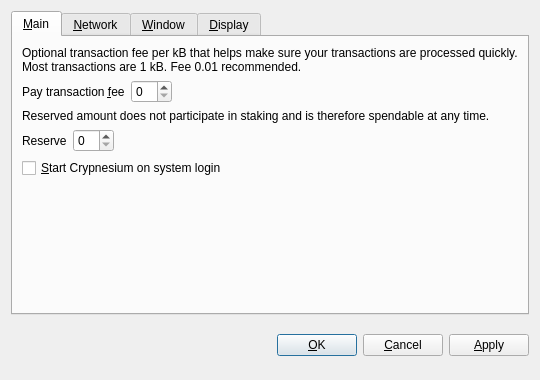
<?xml version="1.0" encoding="UTF-8"?>
<ui version="4.0">
 <class>OptionsDialog</class>
 <widget class="QDialog" name="OptionsDialog">
  <property name="geometry">
   <rect>
    <x>0</x>
    <y>0</y>
    <width>540</width>
    <height>380</height>
   </rect>
  </property>
  <property name="windowTitle">
   <string>Options</string>
  </property>
  <property name="modal">
   <bool>true</bool>
  </property>
  <layout class="QVBoxLayout" name="verticalLayout">
   <item>
    <widget class="QTabWidget" name="tabWidget">
     <property name="tabPosition">
      <enum>QTabWidget::North</enum>
     </property>
     <property name="currentIndex">
      <number>0</number>
     </property>
     <widget class="QWidget" name="tabMain">
      <attribute name="title">
       <string>&amp;Main</string>
      </attribute>
      <layout class="QVBoxLayout" name="verticalLayout_Main">
       <item>
        <widget class="QLabel" name="transactionFeeInfoLabel">
         <property name="text">
          <string>Optional transaction fee per kB that helps make sure your transactions are processed quickly. Most transactions are 1 kB. Fee 0.01 recommended.</string>
         </property>
         <property name="textFormat">
          <enum>Qt::PlainText</enum>
         </property>
         <property name="wordWrap">
          <bool>true</bool>
         </property>
        </widget>
       </item>
       <item>
        <layout class="QHBoxLayout" name="horizontalLayoutFee">
         <item>
          <widget class="QLabel" name="transactionFeeLabel">
           <property name="text">
            <string>Pay transaction &amp;fee</string>
           </property>
           <property name="textFormat">
            <enum>Qt::PlainText</enum>
           </property>
           <property name="buddy">
            <cstring>transactionFee</cstring>
           </property>
          </widget>
         </item>
         <item>
          <widget class="BitcoinAmountField" name="transactionFee"/>
         </item>
         <item>
          <spacer name="horizontalSpacerFee">
           <property name="orientation">
            <enum>Qt::Horizontal</enum>
           </property>
           <property name="sizeHint" stdset="0">
            <size>
             <width>40</width>
             <height>20</height>
            </size>
           </property>
          </spacer>
         </item>
        </layout>
       </item>
       <item>
        <widget class="QLabel" name="reserveBalanceInfoLabel">
         <property name="text">
          <string>Reserved amount does not participate in staking and is therefore spendable at any time.</string>
         </property>
         <property name="textFormat">
          <enum>Qt::PlainText</enum>
         </property>
         <property name="wordWrap">
          <bool>true</bool>
         </property>
        </widget>
       </item>
       <item>
        <layout class="QHBoxLayout" name="horizontalLayoutReserveBalance">
         <item>
          <widget class="QLabel" name="reserveBalanceLabel">
           <property name="text">
            <string>Reserve</string>
           </property>
           <property name="textFormat">
            <enum>Qt::PlainText</enum>
           </property>
           <property name="buddy">
            <cstring>reserveBalance</cstring>
           </property>
          </widget>
         </item>
         <item>
          <widget class="BitcoinAmountField" name="reserveBalance"/>
         </item>
         <item>
          <spacer name="horizontalSpacerReserveBalance">
           <property name="orientation">
            <enum>Qt::Horizontal</enum>
           </property>
           <property name="sizeHint" stdset="0">
            <size>
             <width>40</width>
             <height>20</height>
            </size>
           </property>
          </spacer>
         </item>
        </layout>
       </item>
       <item>
        <widget class="QCheckBox" name="bitcoinAtStartup">
         <property name="toolTip">
          <string>Automatically start Crypnesium after logging in to the system.</string>
         </property>
         <property name="text">
          <string>&amp;Start Crypnesium on system login</string>
         </property>
        </widget>
       </item>
       <item>
        <spacer name="verticalSpacer_Main">
         <property name="orientation">
          <enum>Qt::Vertical</enum>
         </property>
         <property name="sizeHint" stdset="0">
          <size>
           <width>20</width>
           <height>40</height>
          </size>
         </property>
        </spacer>
       </item>
      </layout>
     </widget>
     <widget class="QWidget" name="tabNetwork">
      <attribute name="title">
       <string>&amp;Network</string>
      </attribute>
      <layout class="QVBoxLayout" name="verticalLayout_Network">
       <item>
        <widget class="QCheckBox" name="mapPortUpnp">
         <property name="toolTip">
          <string>Automatically open the Crypnesium client port on the router. This only works when your router supports UPnP and it is enabled.</string>
         </property>
         <property name="text">
          <string>Map port using &amp;UPnP</string>
         </property>
        </widget>
       </item>
       <item>
        <widget class="QCheckBox" name="connectSocks">
         <property name="toolTip">
          <string>Connect to the Crypnesium network through a SOCKS proxy (e.g. when connecting through Tor).</string>
         </property>
         <property name="text">
          <string>&amp;Connect through SOCKS proxy:</string>
         </property>
        </widget>
       </item>
       <item>
        <layout class="QHBoxLayout" name="horizontalLayout_Network">
         <item>
          <widget class="QLabel" name="proxyIpLabel">
           <property name="text">
            <string>Proxy &amp;IP:</string>
           </property>
           <property name="textFormat">
            <enum>Qt::PlainText</enum>
           </property>
           <property name="buddy">
            <cstring>proxyIp</cstring>
           </property>
          </widget>
         </item>
         <item>
          <widget class="QValidatedLineEdit" name="proxyIp">
           <property name="maximumSize">
            <size>
             <width>140</width>
             <height>16777215</height>
            </size>
           </property>
           <property name="toolTip">
            <string>IP address of the proxy (e.g. 127.0.0.1)</string>
           </property>
          </widget>
         </item>
         <item>
          <widget class="QLabel" name="proxyPortLabel">
           <property name="text">
            <string>&amp;Port:</string>
           </property>
           <property name="textFormat">
            <enum>Qt::PlainText</enum>
           </property>
           <property name="buddy">
            <cstring>proxyPort</cstring>
           </property>
          </widget>
         </item>
         <item>
          <widget class="QLineEdit" name="proxyPort">
           <property name="maximumSize">
            <size>
             <width>55</width>
             <height>16777215</height>
            </size>
           </property>
           <property name="toolTip">
            <string>Port of the proxy (e.g. 9050)</string>
           </property>
          </widget>
         </item>
         <item>
          <widget class="QLabel" name="socksVersionLabel">
           <property name="text">
            <string>SOCKS &amp;Version:</string>
           </property>
           <property name="textFormat">
            <enum>Qt::PlainText</enum>
           </property>
           <property name="buddy">
            <cstring>socksVersion</cstring>
           </property>
          </widget>
         </item>
         <item>
          <widget class="QValueComboBox" name="socksVersion">
           <property name="toolTip">
            <string>SOCKS version of the proxy (e.g. 5)</string>
           </property>
          </widget>
         </item>
         <item>
          <spacer name="horizontalSpacer_Network">
           <property name="orientation">
            <enum>Qt::Horizontal</enum>
           </property>
           <property name="sizeHint" stdset="0">
            <size>
             <width>40</width>
             <height>20</height>
            </size>
           </property>
          </spacer>
         </item>
        </layout>
       </item>
       <item>
        <spacer name="verticalSpacer_Network">
         <property name="orientation">
          <enum>Qt::Vertical</enum>
         </property>
         <property name="sizeHint" stdset="0">
          <size>
           <width>20</width>
           <height>40</height>
          </size>
         </property>
        </spacer>
       </item>
      </layout>
     </widget>
     <widget class="QWidget" name="tabWindow">
      <attribute name="title">
       <string>&amp;Window</string>
      </attribute>
      <layout class="QVBoxLayout" name="verticalLayout_Window">
       <item>
        <widget class="QCheckBox" name="minimizeToTray">
         <property name="toolTip">
          <string>Show only a tray icon after minimizing the window.</string>
         </property>
         <property name="text">
          <string>&amp;Minimize to the tray instead of the taskbar</string>
         </property>
        </widget>
       </item>
       <item>
        <widget class="QCheckBox" name="minimizeOnClose">
         <property name="toolTip">
          <string>Minimize instead of exit the application when the window is closed. When this option is enabled, the application will be closed only after selecting Quit in the menu.</string>
         </property>
         <property name="text">
          <string>M&amp;inimize on close</string>
         </property>
        </widget>
       </item>
       <item>
        <spacer name="verticalSpacer_Window">
         <property name="orientation">
          <enum>Qt::Vertical</enum>
         </property>
         <property name="sizeHint" stdset="0">
          <size>
           <width>20</width>
           <height>40</height>
          </size>
         </property>
        </spacer>
       </item>
      </layout>
     </widget>
     <widget class="QWidget" name="tabDisplay">
      <attribute name="title">
       <string>&amp;Display</string>
      </attribute>
      <layout class="QVBoxLayout" name="verticalLayout_Display">
       <item>
        <layout class="QHBoxLayout" name="horizontalLayout_1_Display">
         <item>
          <widget class="QLabel" name="langLabel">
           <property name="text">
            <string>User Interface &amp;language:</string>
           </property>
           <property name="textFormat">
            <enum>Qt::PlainText</enum>
           </property>
           <property name="buddy">
            <cstring>lang</cstring>
           </property>
          </widget>
         </item>
         <item>
          <widget class="QValueComboBox" name="lang">
           <property name="toolTip">
            <string>The user interface language can be set here. This setting will take effect after restarting Crypnesium.</string>
           </property>
          </widget>
         </item>
        </layout>
       </item>
       <item>
        <layout class="QHBoxLayout" name="horizontalLayout_2_Display">
         <item>
          <widget class="QLabel" name="unitLabel">
           <property name="text">
            <string>&amp;Unit to show amounts in:</string>
           </property>
           <property name="textFormat">
            <enum>Qt::PlainText</enum>
           </property>
           <property name="buddy">
            <cstring>unit</cstring>
           </property>
          </widget>
         </item>
         <item>
          <widget class="QValueComboBox" name="unit">
           <property name="toolTip">
            <string>Choose the default subdivision unit to show in the interface and when sending coins.</string>
           </property>
          </widget>
         </item>
        </layout>
       </item>
       <item>
        <widget class="QCheckBox" name="displayAddresses">
         <property name="toolTip">
          <string>Whether to show Crypnesium addresses in the transaction list or not.</string>
         </property>
         <property name="text">
          <string>&amp;Display addresses in transaction list</string>
         </property>
        </widget>
       </item>
       <item>
        <widget class="QCheckBox" name="coinControlFeatures">
         <property name="toolTip">
          <string>Whether to show coin control features or not.</string>
         </property>
         <property name="text">
          <string>Display coin &amp;control features (experts only!)</string>
         </property>
        </widget>
       </item>
       <item>
        <spacer name="verticalSpacer_Display">
         <property name="orientation">
          <enum>Qt::Vertical</enum>
         </property>
         <property name="sizeHint" stdset="0">
          <size>
           <width>20</width>
           <height>40</height>
          </size>
         </property>
        </spacer>
       </item>
      </layout>
     </widget>
    </widget>
   </item>
   <item>
    <layout class="QHBoxLayout" name="horizontalLayout_Buttons">
     <item>
      <spacer name="horizontalSpacer_1">
       <property name="orientation">
        <enum>Qt::Horizontal</enum>
       </property>
       <property name="sizeHint" stdset="0">
        <size>
         <width>40</width>
         <height>48</height>
        </size>
       </property>
      </spacer>
     </item>
     <item>
      <widget class="QLabel" name="statusLabel">
       <property name="font">
        <font>
         <weight>75</weight>
         <bold>true</bold>
        </font>
       </property>
       <property name="text">
        <string/>
       </property>
       <property name="textFormat">
        <enum>Qt::PlainText</enum>
       </property>
       <property name="wordWrap">
        <bool>true</bool>
       </property>
      </widget>
     </item>
     <item>
      <spacer name="horizontalSpacer_2">
       <property name="orientation">
        <enum>Qt::Horizontal</enum>
       </property>
       <property name="sizeHint" stdset="0">
        <size>
         <width>40</width>
         <height>48</height>
        </size>
       </property>
      </spacer>
     </item>
     <item>
      <widget class="QPushButton" name="okButton">
       <property name="text">
        <string>&amp;OK</string>
       </property>
      </widget>
     </item>
     <item>
      <widget class="QPushButton" name="cancelButton">
       <property name="text">
        <string>&amp;Cancel</string>
       </property>
       <property name="autoDefault">
        <bool>false</bool>
       </property>
      </widget>
     </item>
     <item>
      <widget class="QPushButton" name="applyButton">
       <property name="text">
        <string>&amp;Apply</string>
       </property>
       <property name="autoDefault">
        <bool>false</bool>
       </property>
      </widget>
     </item>
    </layout>
   </item>
  </layout>
 </widget>
 <customwidgets>
  <customwidget>
   <class>BitcoinAmountField</class>
   <extends>QSpinBox</extends>
   <header>bitcoinamountfield.h</header>
  </customwidget>
  <customwidget>
   <class>QValueComboBox</class>
   <extends>QComboBox</extends>
   <header>qvaluecombobox.h</header>
  </customwidget>
  <customwidget>
   <class>QValidatedLineEdit</class>
   <extends>QLineEdit</extends>
   <header>qvalidatedlineedit.h</header>
  </customwidget>
 </customwidgets>
 <resources/>
 <connections/>
</ui>
